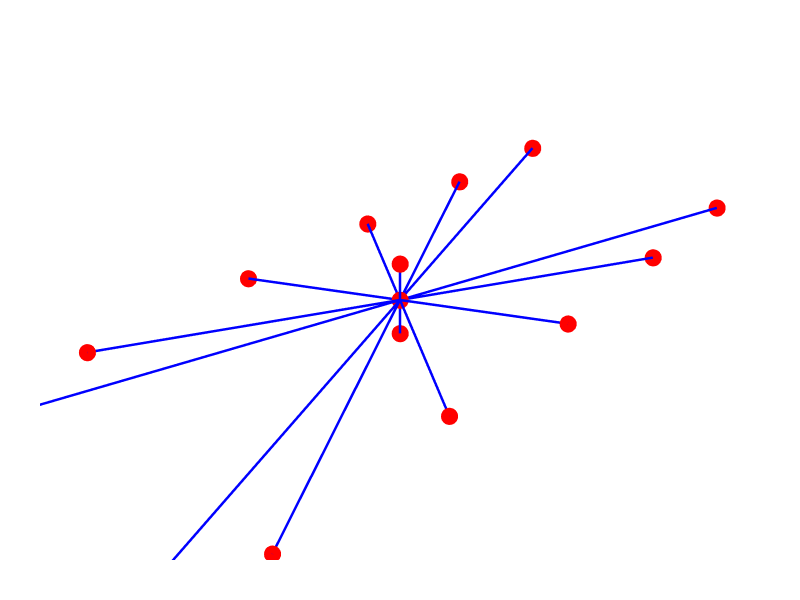

The code cell stored with this chart in its notebook:
### Code cell
# Alternative: Show ONLY the graph without building geometry
Graph.Show(g1,
           vertexSize=20,
           vertexColor="red",
           edgeWidth=5,
           edgeColor="blue",
           backgroundColor="white",
           width=800,
           height=600,
           renderer=renderer)

### Figure 1 — Plotly figure (JSON) as saved in the notebook; plotly's stock layout.template omitted (floating-point values rounded to 4 significant figures)
{"data": [{"hoverinfo": "text", "legendgroup": "5", "legendrank": 5, "line": {"color": "blue", "dash": "solid", "width": 5}, "marker": {"size": 0}, "mode": "lines", "name": "Graph Edges", "showlegend": false, "text": "", "type": "scatter3d", "x": [10, 60, null, 50, 60, null, 70, 60, null, 50, 60, null, 90, 60, null, 30, 60, null, 60, 60, null, 10, 60, null, 110, 60, null, 70, 60, null, 60, 60, null, 110, 60, null, 30, 60, null, 90, 60, null], "y": [13.5, 30, null, 13.5, 30, null, 13.5, 30, null, 46.5, 30, null, 46.5, 30, null, 13.5, 30, null, 30, 30, null, 46.5, 30, null, 46.5, 30, null, 46.5, 30, null, 30, 30, null, 13.5, 30, null, 46.5, 30, null, 13.5, 30, null], "z": [67.5, 67.5, null, 67.5, 67.5, null, 67.5, 67.5, null, 67.5, 67.5, null, 67.5, 67.5, null, 67.5, 67.5, null, 62.5, 67.5, null, 67.5, 67.5, null, 67.5, 67.5, null, 67.5, 67.5, null, 72.5, 67.5, null, 67.5, 67.5, null, 67.5, 67.5, null, 67.5, 67.5, null]}, {"customdata": ["", "", "", "", "", "", "", "", "", "", "", "", "", "", ""], "hoverinfo": "text", "hovertemplate": ["Click ", "Click ", "Click ", "Click ", "Click ", "Click ", "Click ", "Click ", "Click ", "Click ", "Click ", "Click ", "Click ", "Click ", "Click "], "hovertext": ["", "", "", "", "", "", "", "", "", "", "", "", "", "", ""], "legendgroup": "4", "legendrank": 4, "marker": {"color": ["#FF0000", "#FF0000", "#FF0000", "#FF0000", "#FF0000", "#FF0000", "#FF0000", "#FF0000", "#FF0000", "#FF0000", "#FF0000", "#FF0000", "#FF0000", "#FF0000", "#FF0000"], "line": {"width": 0}, "opacity": 1, "size": [20, 20, 20, 20, 20, 20, 20, 20, 20, 20, 20, 20, 20, 20, 20], "sizemode": "diameter", "symbol": "circle"}, "mode": "markers", "name": "Graph Vertices", "showlegend": false, "text": ["", "", "", "", "", "", "", "", "", "", "", "", "", "", ""], "type": "scatter3d", "x": [10, 50, 70, 50, 90, 30, 60, 90, 110, 110, 30, 70, 10, 60, 60], "y": [13.5, 13.5, 13.5, 46.5, 46.5, 13.5, 30, 13.5, 13.5, 46.5, 46.5, 46.5, 46.5, 30, 30], "z": [67.5, 67.5, 67.5, 67.5, 67.5, 67.5, 67.5, 67.5, 67.5, 67.5, 67.5, 67.5, 67.5, 62.5, 72.5]}], "layout": {"autosize": true, "height": 600, "margin": {"b": 40, "l": 40, "r": 40, "t": 40}, "paper_bgcolor": "#FFFFFF", "plot_bgcolor": "#FFFFFF", "scene": {"aspectmode": "data", "camera": {"center": {"x": 0, "y": 0, "z": 0}, "eye": {"x": -1.25, "y": -1.25, "z": 1.25}, "projection": {"type": "perspective"}, "up": {"x": 0, "y": 0, "z": 1}}, "xaxis": {"visible": false}, "yaxis": {"visible": false}, "zaxis": {"visible": false}}, "showlegend": true, "width": 800, "xaxis": {"showgrid": false, "visible": false, "zeroline": false}, "yaxis": {"showgrid": false, "visible": false, "zeroline": false}}}
